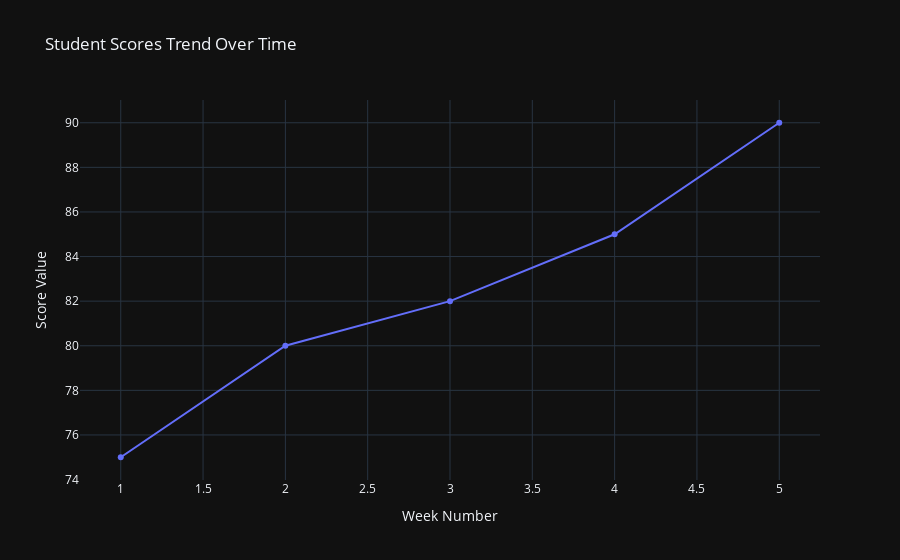

Notebook source saved alongside this figure:
### Code cell
# Customizing the line plot
fig.update_layout(
    title='Student Scores Trend Over Time',
    xaxis_title='Week Number',
    yaxis_title='Score Value'
)
fig.update_layout(template='plotly_dark')
fig.show()
# Save the plot to an HTML file
fig.write_html("student_scores.html")

### Figure 1 — Plotly figure (JSON) as saved in the notebook; plotly's stock layout.template omitted (floating-point values rounded to 4 significant figures)
{"data": [{"hovertemplate": "Week=%{x}<br>Score=%{y}<extra></extra>", "legendgroup": "", "line": {"color": "#636efa", "dash": "solid"}, "marker": {"symbol": "circle"}, "mode": "lines+markers", "name": "", "orientation": "v", "showlegend": false, "type": "scatter", "x": [1, 2, 3, 4, 5], "xaxis": "x", "y": [75, 80, 82, 85, 90], "yaxis": "y"}], "layout": {"legend": {"tracegroupgap": 0}, "title": {"text": "Student Scores Trend Over Time"}, "xaxis": {"anchor": "y", "domain": [0, 1], "title": {"text": "Week Number"}}, "yaxis": {"anchor": "x", "domain": [0, 1], "title": {"text": "Score Value"}}}}
